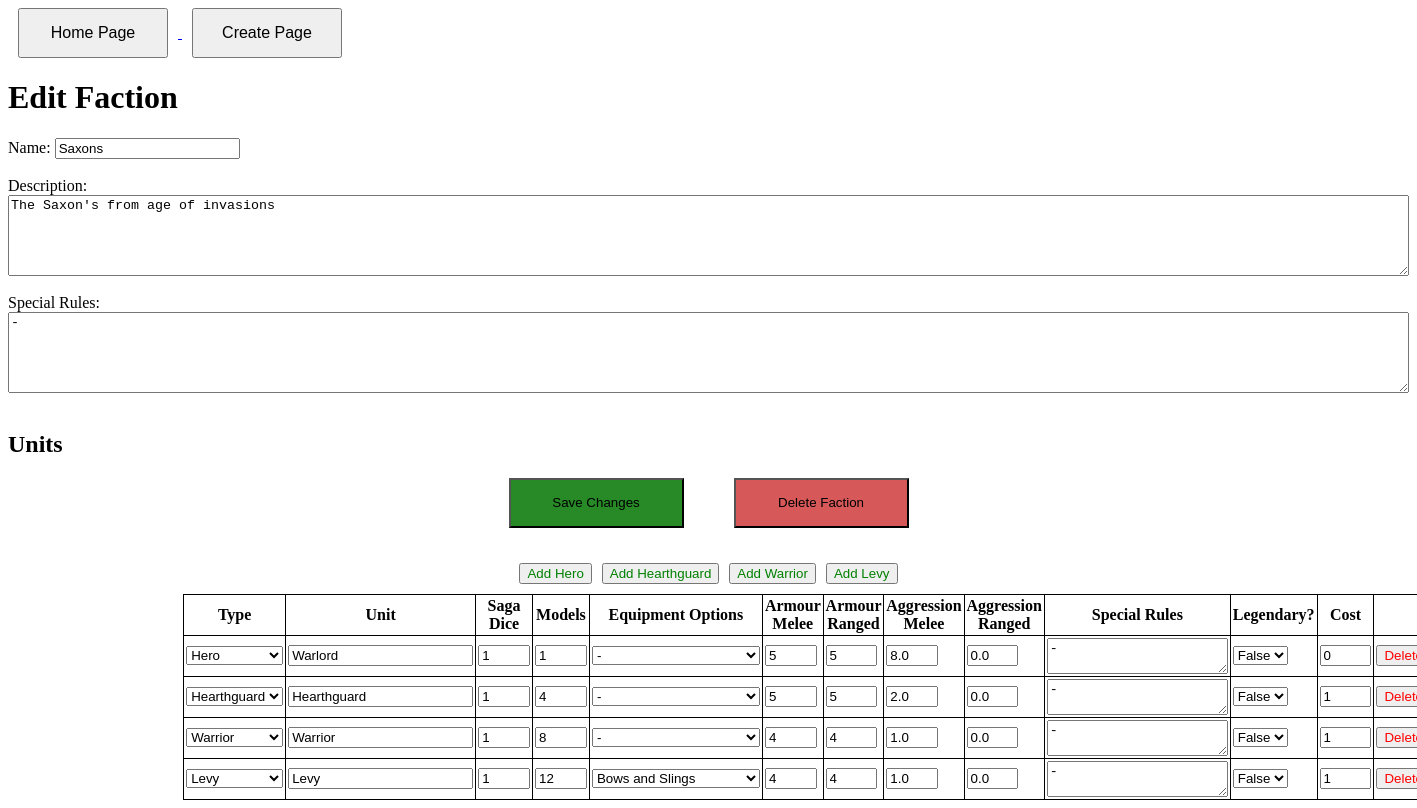
/saga/edit/16, run on the app's committed database.
### saga/models.py (models this page shows, shortened)
class Faction(models.Model):
    id = models.AutoField(primary_key=True)
    name = models.CharField(max_length = 30)
    description = models.TextField(default = "")
    specialRules = models.TextField(default = "-")

class Unit(models.Model):
    id = models.AutoField(primary_key=True)
    sagaDice = models.PositiveIntegerField(default = 1)
    cost = models.PositiveIntegerField(default = 1)
    unitType = models.CharField(max_length = 20, default = "Hearthguard", choices=So.unitOptions)
    unitName = models.CharField(max_length = 50, default = "Hearthguard")
    numModels = models.PositiveIntegerField(default = 4)
    equipment = models.CharField(max_length = 50, default = "-", choices=So.equipmentOptions)
    armourMelee = models.PositiveIntegerField(default = 5)
    armourRanged = models.PositiveIntegerField(default = 5)
    aggMelee = models.FloatField(default = 2)
    aggRanged = models.FloatField(default = 0)
    specialRules = models.TextField(default = "-")
    isLegendary = models.BooleanField(default = False)
    factionId = models.ForeignKey(Faction, on_delete = models.CASCADE)

### saga/views.py (the view)
# urls.py: path("edit/<int:factionId>", views.edit, name = 'edit'),
def edit(request,factionId):
    faction = Faction.objects.filter(id = factionId)
    if faction.count() > 0:
        unitList = Unit.objects.filter(factionId__id = factionId)
        if unitList.count() > 0:
            heroList = Unit.objects.filter(factionId__id = factionId, unitType = "Hero").order_by("unitName")
            hearthguardList = Unit.objects.filter(factionId__id = factionId, unitType = "Hearthguard").order_by("unitName")
            warriorList = Unit.objects.filter(factionId__id = factionId, unitType = "Warrior").order_by("unitName")
            levyList = Unit.objects.filter(factionId__id = factionId, unitType = "Levy").order_by("unitName")
            unitSet = [heroList,hearthguardList,warriorList,levyList]
            context = {
                "unitSet" :unitSet,
                "faction" : faction,
                "options" : Options
                }
            return render(request, "saga/edit.html", context)
    else:
        return redirect(reverse('saga:create'))

### saga/templates/saga/edit.html (shortened to what this page needs)
<!DOCTYPE html>
<html lang="en">
{% load static %}
<link rel="stylesheet" href = "{%static 'saga/style.css'%}">
<head>
</head>
<body>
    <nav>
        <div class = "navBox">
            <a href = "{% url 'saga:index' %}" >
                <button> Home Page </button>
            </a>
            <a href = "{% url 'saga:create' %}" >
                <button> Create Page </button>
            </a>
        </div>
    </nav>
    <h1>Edit Faction</h1>
    <form id = "factionForm" method = "post">
        <label for = "fName">Name:</label>
        <input type = "text" id = "fName" name = 'fName' value = "{% autoescape off %}{{faction.first.name}}{% endautoescape %}">
        <br><br>
        <div style="display: flex; flex-direction: column;">
            <label for = "fDescription">Description:</label>
            <textarea id = "fDescription" name = 'fDescription' rows = "5", cols = "30">{{faction.first.description}}</textarea>
            <br>
            <label for = "fSpecial">Special Rules:</label>
            <textarea id = "fSpecial" name = 'fSpecial' rows = "5", cols = "30">{{faction.first.specialRules}}</textarea>
        </div>
        <br>
        <h2>Units</h2>
        <div class = "submitButtonBox">
            <button id = "saveSubmit"   type="button" onclick="submitEditForm('{% url 'saga:editPush' factionId=faction.first.id%}')">Save Changes</button>
            <button id = "deleteSubmit" type="button" onclick="submitDeleteForm('{% url 'saga:delete' factionId=faction.first.id%}')">Delete Faction</button>
        </div>
        <div style = "width: 75%; margin: 0 auto;">
            <div class = "addButtonBox">
                <button class = "addButton" type = "button" id = "addHero" onclick = "addUnit('Hero')"> Add Hero</button>
                <button class = "addButton" type = "button" id = "addHearthguard" onclick = "addUnit('Hearthguard')"> Add Hearthguard</button>
                <button class = "addButton" type = "button" id = "addWarrior" onclick = "addUnit('Warrior')"> Add Warrior</button>
                <button class = "addButton" type = "button" id = "addLevy" onclick = "addUnit('Levy')"> Add Levy</button>
            </div>
            <table id = "unitTable">
                <tr>
                    <th>Type</th>
                    <th>Unit</th>
                    <th>Saga Dice</th>
                    <th>Models</th>
                    <th>Equipment Options</th>
                    <th>Armour Melee</th>
                    <th>Armour Ranged</th>
                    <th>Aggression Melee</th>
                    <th>Aggression Ranged</th>
                    <th>Special Rules</th>
                    <th>Legendary?</th>
                    <th>Cost</th>
                </tr>
                {% for collection in unitSet %}
                    {% for unit in collection %}
                        <tr>
                            <td>
                                <select name = "unitType">
                                    {% for tuple in options.unitOptions %}
                                        <option value = "{{ tuple.0 }}" {%if tuple.1 == unit.unitType %} selected {%endif%}>{{tuple.1}}</option>
                                    {% endfor %}
                                </select>
                            </td>
                            <td><input type = "text" name = "unitName"  value = "{% autoescape off %}{{unit.unitName}}{% endautoescape %}"></td>
                            <td><input type = "number" name = "sagaDice" class = "shrinkInput" min = "0"  value = {{unit.sagaDice}}></td>
                            <td><input type = "number" name = "numModels" class = "shrinkInput" min = "0"  value = {{unit.numModels}}></td>
                            <td>
                                <select name = "equipment">
                                    {% for tuple in options.equipmentOptions %}
                                        <option value = "{{ tuple.0 }}" {%if tuple.1 == unit.equipment %} selected {%endif%}>{{tuple.1}}</option>
                                    {% endfor %}
                                </select>
                            </td>
                            <td><input type = "number" name = "armourMelee" class = "shrinkInput" min = "0" value = {{unit.armourMelee}}></td>
                            <td><input type = "number" name = "armourRanged" class = "shrinkInput" min = "0" value = {{unit.armourRanged}}></td>
                            <td><input type = "number" name = "aggMelee" class = "shrinkInput" min = "0" step = "0.01" value = {{unit.aggMelee}}></td>
                            <td><input type = "number" name = "aggRanged" class = "shrinkInput" min = "0" step = "0.01" value = {{unit.aggRanged}}></td>
                            <td><textarea name = "specialRules">{{ unit.specialRules }}</textarea></td>
                            <td>
                                <select name ="isLegendary">
                                    <option value = "False" {% if not unit.isLegendary %} selected {% endif %}>False</option>
                                </select>
                            </td>
                            <td><input type = "number" name = "cost" class = "shrinkInput" value = {{unit.cost}}></td>
                            <td><button class = "deleteRow" type = "button">Delete</button></td>
                        </tr>
                    {% endfor %}
                {% endfor %}
            </table>
        </div>
    </form>
</body>
</html>

### saga/static/saga/style.css (style rules this page uses)
table { border-collapse: collapse; border: 1px solid black; table-layout: fixed; }
th,td { border: 1px solid black; padding: 2px; }
.shrinkInput { box-sizing: border-box; width: 7ch; margin: auto; }
textarea { vertical-align: top; }
.deleteRow { color: red; }
.addButton { color: green; margin-right: 5; margin-left: 5; }
.addButtonBox { display: flex; justify-content: center; align-items: center; gap:10px; margin-bottom:10px; }
.submitButtonBox { display: flex; justify-content: center; align-items: center; gap: 50px; margin-bottom: 35px; margin-top: 0px; }
#saveSubmit { background-color: rgb(39, 138, 39); height: 50px; width: 175px; }
#deleteSubmit { background-color: rgba(196, 12, 12, 0.685); height: 50px; width: 175px; }
.navBox { justify-content: center; align-items: left; gap:10px; }
.navBox button { width: 150px; height: 50px; font-size: 16px; margin: 0 10px; }

### data on the page
Faction: fName "Saxons", fDescription "The Saxon's from age of invasions", fSpecial "-"
Unit: unitType "Hero", unitName "Warlord", sagaDice "1", numModels "1", equipment "-", armourMelee "5", armourRanged "5", aggMelee "8.0", aggRanged "0.0", specialRules "-", isLegendary "False", cost "0"
Unit: unitType "Hearthguard", unitName "Hearthguard", sagaDice "1", numModels "4", equipment "-", armourMelee "5", armourRanged "5", aggMelee "2.0", aggRanged "0.0", specialRules "-", isLegendary "False", cost "1"
Unit: unitType "Warrior", unitName "Warrior", sagaDice "1", numModels "8", equipment "-", armourMelee "4", armourRanged "4", aggMelee "1.0", aggRanged "0.0", specialRules "-", isLegendary "False", cost "1"
Unit: unitType "Levy", unitName "Levy", sagaDice "1", numModels "12", equipment "Bows and Slings", armourMelee "4", armourRanged "4", aggMelee "1.0", aggRanged "0.0", specialRules "-", isLegendary "False", cost "1"
